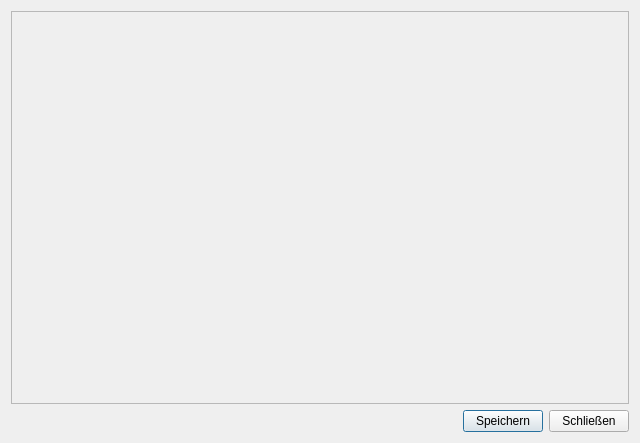
<?xml version="1.0" encoding="UTF-8"?>
<ui version="4.0">
 <class>SettingsDialog</class>
 <widget class="QDialog" name="SettingsDialog">
  <property name="geometry">
   <rect>
    <x>0</x>
    <y>0</y>
    <width>640</width>
    <height>443</height>
   </rect>
  </property>
  <property name="contextMenuPolicy">
   <enum>Qt::DefaultContextMenu</enum>
  </property>
  <property name="windowTitle">
   <string>Einstellungen</string>
  </property>
  <layout class="QVBoxLayout" name="verticalLayout">
   <item>
    <widget class="QScrollArea" name="scrollArea">
     <property name="widgetResizable">
      <bool>true</bool>
     </property>
     <widget class="QWidget" name="scrollAreaWidgetContents">
      <property name="geometry">
       <rect>
        <x>0</x>
        <y>0</y>
        <width>620</width>
        <height>394</height>
       </rect>
      </property>
     </widget>
    </widget>
   </item>
   <item>
    <layout class="QHBoxLayout" name="horizontalLayout">
     <item>
      <spacer name="horizontalSpacer">
       <property name="orientation">
        <enum>Qt::Horizontal</enum>
       </property>
       <property name="sizeHint" stdset="0">
        <size>
         <width>40</width>
         <height>20</height>
        </size>
       </property>
      </spacer>
     </item>
     <item>
      <widget class="QPushButton" name="saveButton">
       <property name="font">
        <font>
         <weight>50</weight>
         <bold>false</bold>
        </font>
       </property>
       <property name="text">
        <string>Speichern</string>
       </property>
      </widget>
     </item>
     <item>
      <widget class="QPushButton" name="closeButton">
       <property name="text">
        <string>Schließen</string>
       </property>
      </widget>
     </item>
    </layout>
   </item>
  </layout>
 </widget>
 <resources/>
 <connections>
  <connection>
   <sender>closeButton</sender>
   <signal>clicked()</signal>
   <receiver>SettingsDialog</receiver>
   <slot>close()</slot>
   <hints>
    <hint type="sourcelabel">
     <x>352</x>
     <y>278</y>
    </hint>
    <hint type="destinationlabel">
     <x>199</x>
     <y>149</y>
    </hint>
   </hints>
  </connection>
  <connection>
   <sender>saveButton</sender>
   <signal>clicked()</signal>
   <receiver>SettingsDialog</receiver>
   <slot>save()</slot>
   <hints>
    <hint type="sourcelabel">
     <x>270</x>
     <y>278</y>
    </hint>
    <hint type="destinationlabel">
     <x>117</x>
     <y>272</y>
    </hint>
   </hints>
  </connection>
 </connections>
 <slots>
  <slot>save()</slot>
 </slots>
</ui>
